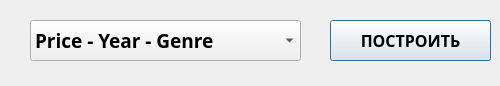
<?xml version="1.0" encoding="UTF-8"?>
<ui version="4.0">
 <class>Dialog</class>
 <widget class="QDialog" name="Dialog">
  <property name="geometry">
   <rect>
    <x>0</x>
    <y>0</y>
    <width>500</width>
    <height>86</height>
   </rect>
  </property>
  <property name="windowTitle">
   <string>Dialog</string>
  </property>
  <widget class="QComboBox" name="comboBox">
   <property name="geometry">
    <rect>
     <x>30</x>
     <y>20</y>
     <width>271</width>
     <height>41</height>
    </rect>
   </property>
   <property name="font">
    <font>
     <family>HSE Sans Black</family>
     <pointsize>14</pointsize>
     <weight>75</weight>
     <bold>true</bold>
    </font>
   </property>
   <item>
    <property name="text">
     <string>Price - Year - Genre</string>
    </property>
   </item>
   <item>
    <property name="text">
     <string>Price - Reviews - Country</string>
    </property>
   </item>
   <item>
    <property name="text">
     <string>Price - Reviews - Genre</string>
    </property>
   </item>
   <item>
    <property name="text">
     <string>Price - User Rating - Genre</string>
    </property>
   </item>
   <item>
    <property name="text">
     <string>Reviews - Year - Genre</string>
    </property>
   </item>
   <item>
    <property name="text">
     <string>Reviews - Year - Country</string>
    </property>
   </item>
   <item>
    <property name="text">
     <string>User Rating - Reviews - Genre</string>
    </property>
   </item>
   <item>
    <property name="text">
     <string>User Rating - Reviews - Country</string>
    </property>
   </item>
  </widget>
  <widget class="QPushButton" name="bulid_btn">
   <property name="geometry">
    <rect>
     <x>330</x>
     <y>20</y>
     <width>161</width>
     <height>41</height>
    </rect>
   </property>
   <property name="minimumSize">
    <size>
     <width>0</width>
     <height>0</height>
    </size>
   </property>
   <property name="font">
    <font>
     <family>HSE Sans Black</family>
     <pointsize>12</pointsize>
     <weight>75</weight>
     <bold>true</bold>
    </font>
   </property>
   <property name="mouseTracking">
    <bool>false</bool>
   </property>
   <property name="acceptDrops">
    <bool>false</bool>
   </property>
   <property name="autoFillBackground">
    <bool>false</bool>
   </property>
   <property name="text">
    <string>ПОСТРОИТЬ</string>
   </property>
   <property name="checkable">
    <bool>false</bool>
   </property>
   <property name="autoRepeat">
    <bool>false</bool>
   </property>
   <property name="autoExclusive">
    <bool>false</bool>
   </property>
   <property name="default">
    <bool>false</bool>
   </property>
   <property name="flat">
    <bool>false</bool>
   </property>
  </widget>
 </widget>
 <resources/>
 <connections/>
</ui>
